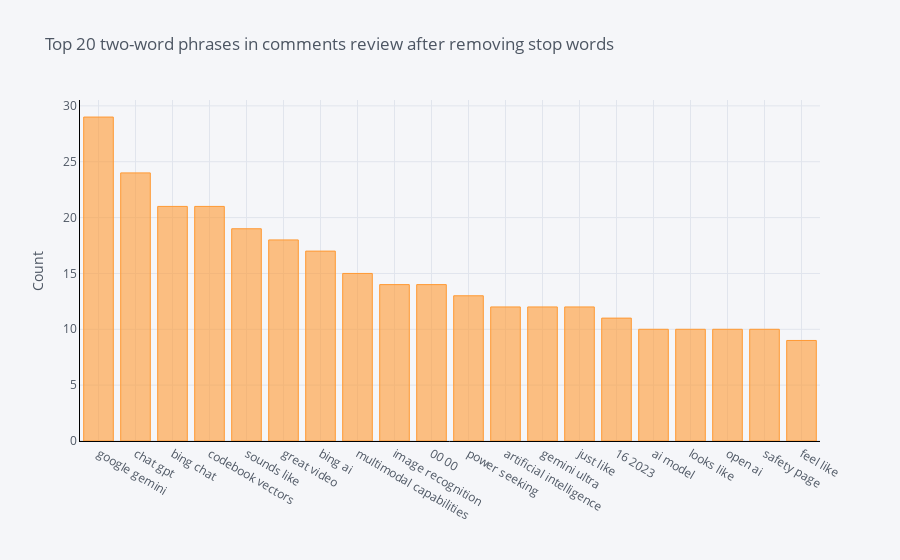
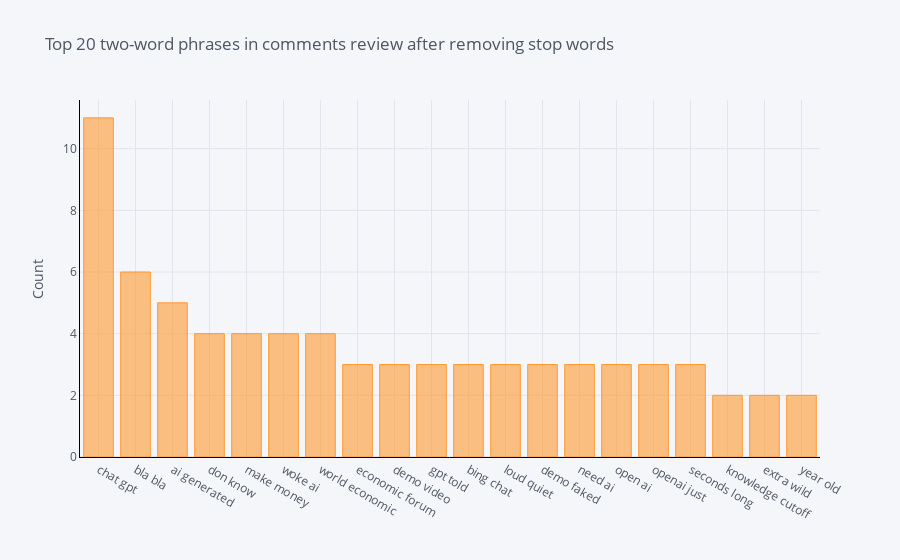

Notebook code cell kept with these figures, in order:
### Code cell
# Bigram

def get_top_n_bigram(corpus, n=None):
        vec = CountVectorizer(ngram_range = (2,2), stop_words = list(stop_words)).fit(corpus)
        bag_of_words = vec.transform(corpus)
        sum_words = bag_of_words.sum(axis=0) 
        words_freq = [(word, sum_words[0, idx]) for word, idx in vec.vocabulary_.items()]
        words_freq =sorted(words_freq, key = lambda x: x[1], reverse=True)
        return words_freq[:n]

print('Bigrams. From top to bottom: positive, neutral and negative sentiments')    
print (' ')
for i in sent_dfs:
    
    common_words = get_top_n_bigram(i['text'], 20)
    for word, freq in common_words:
        print(word, freq)
    df2 = pd.DataFrame(common_words, columns = ['CommentsText' , 'count'])
    df2.groupby('CommentsText').sum()['count'].sort_values(ascending=False).iplot(kind='bar', yTitle='Count', linecolor='black', title='Top 20 two-word phrases in comments review after removing stop words')

### Figure 1 — Plotly figure (JSON) as saved in the notebook; plotly's stock layout.template omitted (floating-point values rounded to 4 significant figures)
{"data": [{"marker": {"color": "rgba(255, 153, 51, 0.6)", "line": {"color": "rgba(255, 153, 51, 1.0)", "width": 1}}, "name": "count", "orientation": "v", "text": "", "type": "bar", "x": ["google gemini", "chat gpt", "bing chat", "codebook vectors", "sounds like", "great video", "bing ai", "multimodal capabilities", "image recognition", "00 00", "power seeking", "artificial intelligence", "gemini ultra", "just like", "16 2023", "ai model", "looks like", "open ai", "safety page", "feel like"], "y": [29, 24, 21, 21, 19, 18, 17, 15, 14, 14, 13, 12, 12, 12, 11, 10, 10, 10, 10, 9]}], "layout": {"legend": {"bgcolor": "#F5F6F9", "font": {"color": "#4D5663"}}, "paper_bgcolor": "#F5F6F9", "plot_bgcolor": "#F5F6F9", "title": {"font": {"color": "#4D5663"}, "text": "Top 20 two-word phrases in comments review after removing stop words"}, "xaxis": {"gridcolor": "#E1E5ED", "linecolor": "black", "showgrid": true, "tickfont": {"color": "#4D5663"}, "title": {"font": {"color": "#4D5663"}, "text": ""}, "zerolinecolor": "#E1E5ED"}, "yaxis": {"gridcolor": "#E1E5ED", "linecolor": "black", "showgrid": true, "tickfont": {"color": "#4D5663"}, "title": {"font": {"color": "#4D5663"}, "text": "Count"}, "zerolinecolor": "#E1E5ED"}}}

### Figure 2 — Plotly figure (JSON) as saved in the notebook; plotly's stock layout.template omitted (floating-point values rounded to 4 significant figures)
{"data": [{"marker": {"color": "rgba(255, 153, 51, 0.6)", "line": {"color": "rgba(255, 153, 51, 1.0)", "width": 1}}, "name": "count", "orientation": "v", "text": "", "type": "bar", "x": ["chat gpt", "bla bla", "ai generated", "don know", "make money", "woke ai", "world economic", "economic forum", "demo video", "gpt told", "bing chat", "loud quiet", "demo faked", "need ai", "open ai", "openai just", "seconds long", "knowledge cutoff", "extra wild", "year old"], "y": [11, 6, 5, 4, 4, 4, 4, 3, 3, 3, 3, 3, 3, 3, 3, 3, 3, 2, 2, 2]}], "layout": {"legend": {"bgcolor": "#F5F6F9", "font": {"color": "#4D5663"}}, "paper_bgcolor": "#F5F6F9", "plot_bgcolor": "#F5F6F9", "title": {"font": {"color": "#4D5663"}, "text": "Top 20 two-word phrases in comments review after removing stop words"}, "xaxis": {"gridcolor": "#E1E5ED", "linecolor": "black", "showgrid": true, "tickfont": {"color": "#4D5663"}, "title": {"font": {"color": "#4D5663"}, "text": ""}, "zerolinecolor": "#E1E5ED"}, "yaxis": {"gridcolor": "#E1E5ED", "linecolor": "black", "showgrid": true, "tickfont": {"color": "#4D5663"}, "title": {"font": {"color": "#4D5663"}, "text": "Count"}, "zerolinecolor": "#E1E5ED"}}}
